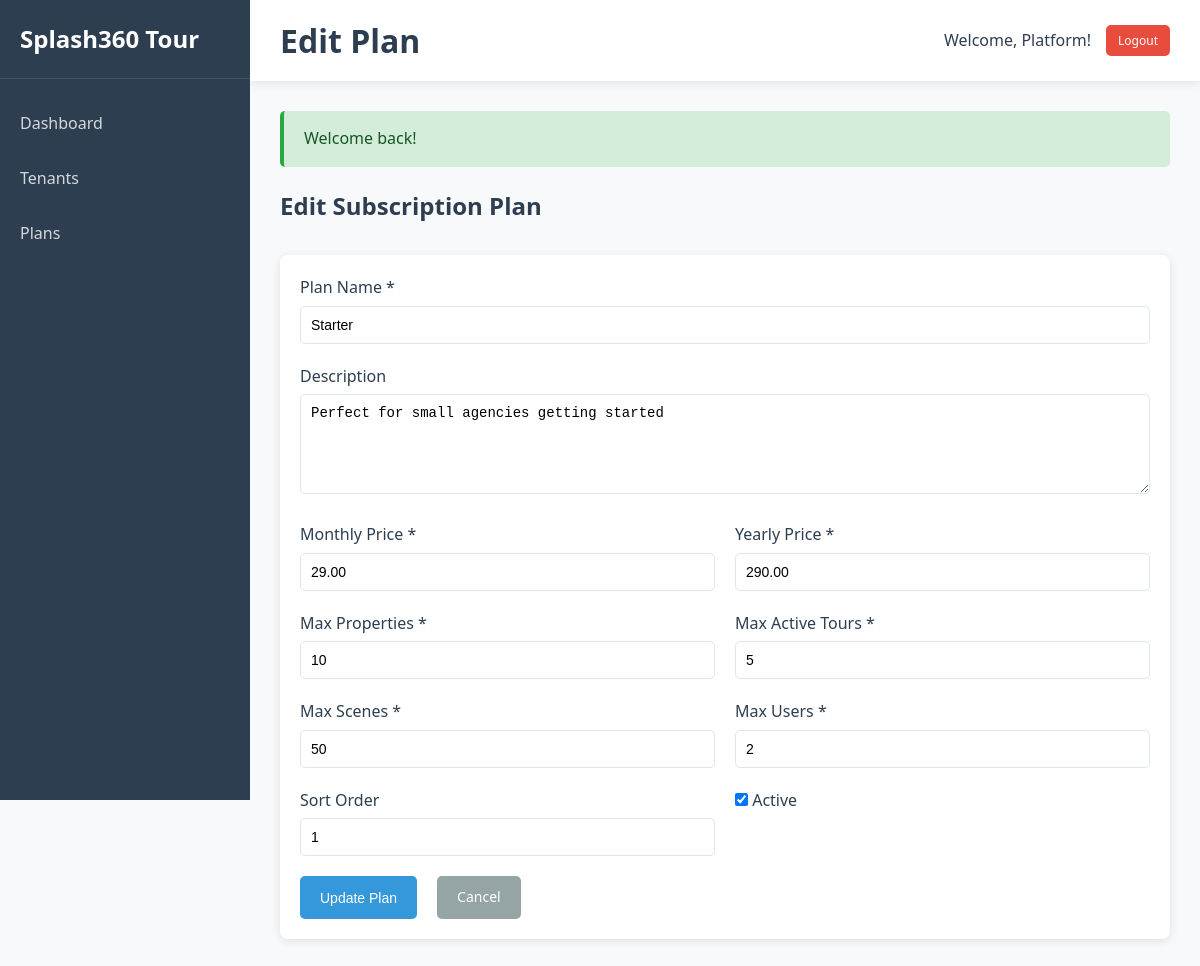
/?route=admin/plan-edit&id=1 (signed in), run on the app's committed database.
### tables this page shows
CREATE TABLE `plans` (
  `id` INT UNSIGNED AUTO_INCREMENT PRIMARY KEY,
  `name` VARCHAR(100) NOT NULL,
  `slug` VARCHAR(100) NOT NULL UNIQUE,
  `description` TEXT DEFAULT NULL,
  `price_monthly` DECIMAL(10, 2) NOT NULL DEFAULT 0.00,
  `price_yearly` DECIMAL(10, 2) NOT NULL DEFAULT 0.00,
  `max_properties` INT UNSIGNED NOT NULL DEFAULT 0,
  `max_active_tours` INT UNSIGNED NOT NULL DEFAULT 0,
  `max_scenes` INT UNSIGNED NOT NULL DEFAULT 0,
  `max_users` INT UNSIGNED NOT NULL DEFAULT 0,
  `features` TEXT DEFAULT NULL COMMENT 'JSON array of features',
  `is_active` TINYINT(1) DEFAULT 1,
  `sort_order` INT DEFAULT 0,
  `created_at` TIMESTAMP DEFAULT CURRENT_TIMESTAMP,
  `updated_at` TIMESTAMP DEFAULT CURRENT_TIMESTAMP ON UPDATE CURRENT_TIMESTAMP,
  INDEX idx_slug (`slug`),
  INDEX idx_active (`is_active`)
);

### app/Helpers/functions.php (called while the page is built, shortened)
<?php
function base_url($path = '')
{
    $config = require __DIR__ . '/../../config/app.php';
    return rtrim($config['base_url'], '/') . '/' . ltrim($path, '/');
}
function e($string)
{
    return htmlspecialchars($string ?? '', ENT_QUOTES, 'UTF-8');
}
function get_param($key = null, $default = null)
{
    return $_GET[$key] ?? $default;
}
function view($name, $data = [])
{
    extract($data);
    $viewFile = __DIR__ . '/../../views/' . str_replace('.', '/', $name) . '.php';
    require $viewFile;
}

### public/index.php (called while the page is built, shortened)
<?php
require_once __DIR__ . '/../app/Database.php';
require_once __DIR__ . '/../app/Router.php';
require_once __DIR__ . '/../app/Helpers/functions.php';
$router = new Router();
$router->get('/', 'HomeController', 'index');
$router->get('/tour/view/:slug', 'TourController', 'viewer');
$router->any('/auth/login', 'AuthController', 'login');
$router->any('/auth/register', 'AuthController', 'register');
$router->get('/auth/logout', 'AuthController', 'logout');
$router->any('/auth/forgot-password', 'AuthController', 'forgotPassword');
$router->any('/auth/reset-password', 'AuthController', 'resetPassword');
$router->get('/dashboard', 'DashboardController', 'index');
$router->get('/property', 'PropertyController', 'index');
$router->any('/property/create', 'PropertyController', 'create');
$router->get('/property/view', 'PropertyController', 'view');
$router->any('/property/edit', 'PropertyController', 'edit');
$router->get('/property/delete', 'PropertyController', 'delete');
$router->get('/tour', 'TourController', 'index');
$router->any('/tour/create', 'TourController', 'create');
$router->get('/tour/view', 'TourController', 'view');
$router->any('/tour/edit', 'TourController', 'edit');
$router->get('/tour/delete', 'TourController', 'delete');
$router->get('/scene', 'SceneController', 'index');
$router->any('/scene/create', 'SceneController', 'create');
$router->any('/scene/edit', 'SceneController', 'edit');
$router->get('/scene/delete', 'SceneController', 'delete');
$router->post('/hotspot/create', 'HotspotController', 'create');
$router->post('/hotspot/update', 'HotspotController', 'update');
$router->get('/hotspot/delete', 'HotspotController', 'delete');
$router->get('/subscription', 'SubscriptionController', 'index');
$router->post('/subscription/change-plan', 'SubscriptionController', 'changePlan');
$router->get('/subscription/billing', 'SubscriptionController', 'billing');
$router->post('/subscription/cancel', 'SubscriptionController', 'cancel');
$router->get('/admin/dashboard', 'AdminController', 'dashboard');
$router->get('/admin/tenants', 'AdminController', 'tenants');
$router->get('/admin/tenant-view', 'AdminController', 'tenantView');
$router->post('/admin/tenant-status', 'AdminController', 'tenantStatus');
$router->get('/admin/plans', 'AdminController', 'plans');
$router->any('/admin/plan-create', 'AdminController', 'planCreate');
$router->any('/admin/plan-edit', 'AdminController', 'planEdit');
$router->dispatch();

### app/Database.php (called while the page is built, shortened)
<?php
class Database
{
    private static $instance = null;
    private $connection;
    private function __construct()
    {
        $config = require __DIR__ . '/../config/database.php';
        $dsn = sprintf(
            "mysql:host=%s;port=%s;dbname=%s;charset=%s",
            $config['host'],
            $config['port'],
            $config['database'],
            $config['charset']
        );
        try {
            $this->connection = new PDO(
                $dsn,
                $config['username'],
                $config['password'],
                $config['options']
            );
        } catch (PDOException $e) {
            die("Database connection failed: " . $e->getMessage());
        }
    }
    public static function getInstance()
    {
        if (self::$instance === null) {
            self::$instance = new self();
        }
        return self::$instance;
    }
    public function getConnection()
    {
        return $this->connection;
    }
}

### config/database.php (called while the page is built)
<?php
return [
    'host' => getenv('DB_HOST') ?: 'localhost',
    'port' => getenv('DB_PORT') ?: '3306',
    'database' => getenv('DB_NAME') ?: 'splash360_tour',
    'username' => getenv('DB_USER') ?: 'root',
    'password' => getenv('DB_PASS') ?: '',
    'charset' => 'utf8mb4',
    'collation' => 'utf8mb4_unicode_ci',
    'options' => [
        PDO::ATTR_ERRMODE => PDO::ERRMODE_EXCEPTION,
        PDO::ATTR_DEFAULT_FETCH_MODE => PDO::FETCH_ASSOC,
        PDO::ATTR_EMULATE_PREPARES => false,
    ]
];

### app/Models/BaseModel.php (called while the page is built, shortened)
<?php
class BaseModel
{
    protected $db;
    protected $table;
    public function __construct()
    {
        $this->db = Database::getInstance()->getConnection();
    }
    public function find($id)
    {
        $stmt = $this->db->prepare("SELECT * FROM {$this->table} WHERE id = ?");
        $stmt->execute([$id]);
        return $stmt->fetch();
    }
}

### config/app.php (called while the page is built)
<?php
return [
    'name' => 'Splash360 Tour',
    'version' => '1.0.0',
    'base_url' => getenv('APP_URL') ?: 'http://localhost',
    'timezone' => 'UTC',
    'session_lifetime' => 7200,
    'upload_path' => __DIR__ . '/../public/uploads',
    'max_upload_size' => 10485760,
    'allowed_image_types' => ['image/jpeg', 'image/jpg', 'image/png'],
    'default_currency' => 'USD',
    'trial_days' => 14,
    'support_email' => 'support@splash360tour.com',
];

### views/admin/plan_edit.php (the view, shortened to what this page needs)
<h2 class="mb-3">Edit Subscription Plan</h2>
<div class="card">
    <form method="POST">
        <div class="form-group">
            <label class="form-label">Plan Name *</label>
            <input type="text" name="name" class="form-control" value="<?php echo e($plan['name']); ?>" required>
        </div>
        <div class="form-group">
            <label class="form-label">Description</label>
            <textarea name="description" class="form-control"><?php echo e($plan['description']); ?></textarea>
        </div>
        <div style="display: grid; grid-template-columns: 1fr 1fr; gap: 20px;">
            <div class="form-group">
                <label class="form-label">Monthly Price *</label>
                <input type="number" step="0.01" name="price_monthly" class="form-control" value="<?php echo $plan['price_monthly']; ?>" required>
            </div>
            <div class="form-group">
                <label class="form-label">Yearly Price *</label>
                <input type="number" step="0.01" name="price_yearly" class="form-control" value="<?php echo $plan['price_yearly']; ?>" required>
            </div>
        </div>
        <div style="display: grid; grid-template-columns: 1fr 1fr; gap: 20px;">
            <div class="form-group">
                <label class="form-label">Max Properties *</label>
                <input type="number" name="max_properties" class="form-control" value="<?php echo $plan['max_properties']; ?>" required>
            </div>
            <div class="form-group">
                <label class="form-label">Max Active Tours *</label>
                <input type="number" name="max_active_tours" class="form-control" value="<?php echo $plan['max_active_tours']; ?>" required>
            </div>
        </div>
        <div style="display: grid; grid-template-columns: 1fr 1fr; gap: 20px;">
            <div class="form-group">
                <label class="form-label">Max Scenes *</label>
                <input type="number" name="max_scenes" class="form-control" value="<?php echo $plan['max_scenes']; ?>" required>
            </div>
            <div class="form-group">
                <label class="form-label">Max Users *</label>
                <input type="number" name="max_users" class="form-control" value="<?php echo $plan['max_users']; ?>" required>
            </div>
        </div>
        <div style="display: grid; grid-template-columns: 1fr 1fr; gap: 20px;">
            <div class="form-group">
                <label class="form-label">Sort Order</label>
                <input type="number" name="sort_order" class="form-control" value="<?php echo $plan['sort_order']; ?>">
            </div>
            <div class="form-group">
                <label>
                    <input type="checkbox" name="is_active" value="1" <?php echo $plan['is_active'] ? 'checked' : ''; ?>>
                    Active
                </label>
            </div>
        </div>
        <div class="flex gap-2">
            <button type="submit" class="btn btn-primary">Update Plan</button>
            <a href="<?php echo base_url('?route=admin/plans'); ?>" class="btn btn-secondary">Cancel</a>
        </div>
    </form>
</div>
<?php
require __DIR__ . '/../layouts/main.php';
?>

### app/Router.php (shortened to what this page needs)
<?php
class Router
{
    private $routes = [];
    private function addRoute($method, $route, $controller, $action)
    {
        $this->routes[] = [
            'method' => $method,
            'route' => $route,
            'controller' => $controller,
            'action' => $action,
        ];
    }
    public function dispatch()
    {
        $requestMethod = $_SERVER['REQUEST_METHOD'];
        $requestUri = $this->getRequestUri();
        foreach ($this->routes as $route) {
            if ($route['method'] !== 'ANY' && $route['method'] !== $requestMethod) {
                continue;
            }
            $pattern = $this->convertRouteToRegex($route['route']);
            if (preg_match($pattern, $requestUri, $matches)) {
                array_shift($matches);
                $this->callController($route['controller'], $route['action'], $matches);
                return;
            }
        }
    }
    private function getRequestUri()
    {
        if (isset($_GET['route'])) {
            return '/' . trim($_GET['route'], '/');
        }
        $uri = parse_url($_SERVER['REQUEST_URI'], PHP_URL_PATH);
        return $uri;
    }
    private function convertRouteToRegex($route)
    {
        $pattern = preg_replace('/\/:([^\/]+)/', '/([^/]+)', $route);
        return '#^' . $pattern . '$#';
    }
    private function callController($controllerName, $action, $params = [])
    {
        $controller = new $controllerName();
        call_user_func_array([$controller, $action], $params);
    }
}

### public/css/style.css (style rules this page uses)
* { margin: 0; padding: 0; box-sizing: border-box; }
:root { --primary-color: #3498db; --primary-dark: #2980b9; --secondary-color: #2ecc71; --danger-color: #e74c3c; --warning-color: #f39c12; --dark: #2c3e50; --gray: #95a5a6; --light-gray: #ecf0f1; --white: #ffffff; --border-color: #dfe6e9; --text-color: #2c3e50; --shadow: 0 2px 10px rgba(0, 0, 0, 0.1); }
body { font-family: 'Segoe UI', Tahoma, Geneva, Verdana, sans-serif; line-height: 1.6; color: var(--text-color); background-color: #f8f9fa; }
a { color: var(--primary-color); text-decoration: none; transition: color 0.3s; }
.card { background: var(--white); border-radius: 8px; box-shadow: var(--shadow); padding: 20px; margin-bottom: 20px; }
.btn { display: inline-block; padding: 10px 20px; border: none; border-radius: 5px; cursor: pointer; font-size: 14px; font-weight: 500; transition: all 0.3s; text-align: center; }
.btn-primary { background: var(--primary-color); color: var(--white); }
.btn-secondary { background: var(--gray); color: var(--white); }
.form-group { margin-bottom: 20px; }
.form-label { display: block; margin-bottom: 5px; font-weight: 500; color: var(--dark); }
.form-control { width: 100%; padding: 10px; border: 1px solid var(--border-color); border-radius: 5px; font-size: 14px; transition: border-color 0.3s; }
textarea.form-control { min-height: 100px; resize: vertical; }
.mb-3 { margin-bottom: 30px; }
.flex { display: flex; }
.gap-2 { gap: 20px; }

### data on the page
plans: name "Starter", description "Perfect for small agencies getting started", price_monthly "29.00", price_yearly "290.00", max_properties "10", max_active_tours "5", max_scenes "50", max_users "2", sort_order "1", is_active "☑"
